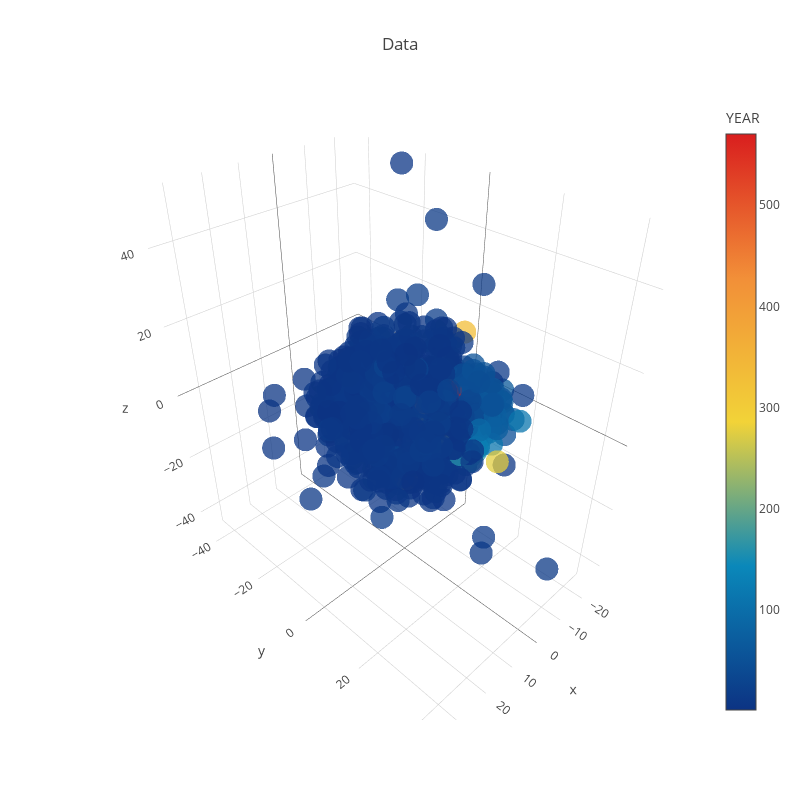

Notebook code cell kept with this figure:
### Code cell
trace1 = go.Scatter3d(
    x=tsne_results[:,0],
    y=tsne_results[:,1],
    z=tsne_results[:,2],
    mode='markers',
    marker=dict(
        sizemode='diameter',
        color = df['P.E'].values,
        colorscale = 'Portland',
        colorbar = dict(title = 'YEAR'),
        line=dict(color='rgb(255, 255, 255)'),
        opacity=0.75
    )
)

data=[trace1]
layout=dict(height=800, width=800, title='Data')
fig=dict(data=data, layout=layout)
py.iplot(fig, filename='3DBubble')

### Figure 1 — Plotly figure (JSON) as saved in the notebook; plotly's stock layout.template omitted (floating-point values rounded to 4 significant figures; data arrays with more than 128 entries replaced by an {"elided": "..."} marker saying what was removed)
{"data": [{"marker": {"color": {"elided": "697 float values"}, "colorbar": {"title": "YEAR"}, "colorscale": "Portland", "line": {"color": "rgb(255, 255, 255)"}, "opacity": 0.75, "sizemode": "diameter"}, "mode": "markers", "type": "scatter3d", "x": {"elided": "697 float values"}, "y": {"elided": "697 float values"}, "z": {"elided": "697 float values"}}], "layout": {"height": 800, "title": "Data", "width": 800}}
